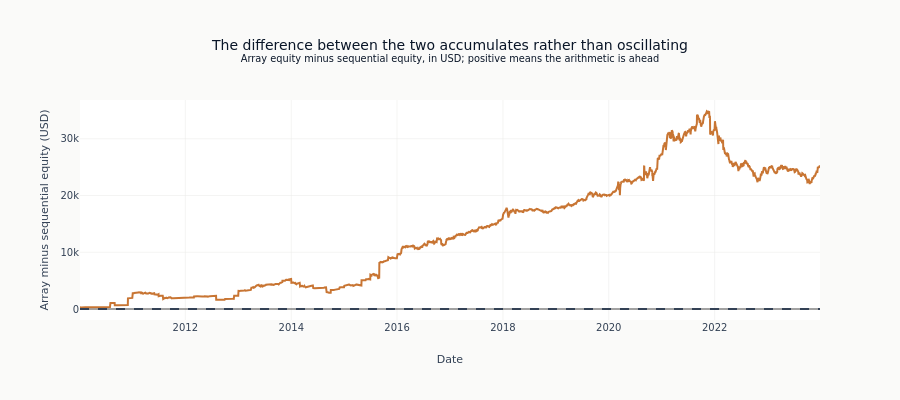

Notebook code for this chart:
### Code cell
# Difference over time (align index types)
eq_vbt_dt = equity_vbt.copy()
eq_ml4t_dt = equity_ml4t.copy()
eq_vbt_dt.index = pd.to_datetime(eq_vbt_dt.index)
eq_ml4t_dt.index = pd.to_datetime(eq_ml4t_dt.index)
shared_eq = eq_vbt_dt.index.intersection(eq_ml4t_dt.index)
diff_series = eq_vbt_dt.loc[shared_eq] - eq_ml4t_dt.loc[shared_eq]

fig = go.Figure()

fig.add_trace(
    go.Scatter(
        x=diff_series.index,
        y=diff_series,
        name="Array minus sequential",
        line=dict(color=COLORS["copper"], width=2),
    )
)

fig.add_hline(y=0, line_dash="dash", line_color=COLORS["neutral"])

fig.update_layout(
    title=(
        "The difference between the two accumulates rather than oscillating"
        "<br><sup>Array equity minus sequential equity, in USD; positive means the "
        "arithmetic is ahead</sup>"
    ),
    xaxis_title="Date",
    yaxis_title="Array minus sequential equity (USD)",
    height=400,
)
fig.show()

### Figure 1 — Plotly figure (JSON) as saved in the notebook; plotly's stock layout.template omitted (floating-point values rounded to 4 significant figures; data arrays with more than 128 entries replaced by an {"elided": "..."} marker saying what was removed)
{"data": [{"line": {"color": "#C87533", "width": 2}, "name": "Array minus sequential", "type": "scatter", "x": {"elided": "3522 str values"}, "y": {"elided": "3522 float values"}}], "layout": {"height": 400, "shapes": [{"line": {"color": "#334155", "dash": "dash"}, "type": "line", "x0": 0, "x1": 1, "xref": "x domain", "y0": 0, "y1": 0, "yref": "y"}], "title": {"text": "The difference between the two accumulates rather than oscillating<br><sup>Array equity minus sequential equity, in USD; positive means the arithmetic is ahead</sup>"}, "xaxis": {"title": {"text": "Date"}}, "yaxis": {"title": {"text": "Array minus sequential equity (USD)"}}}}
